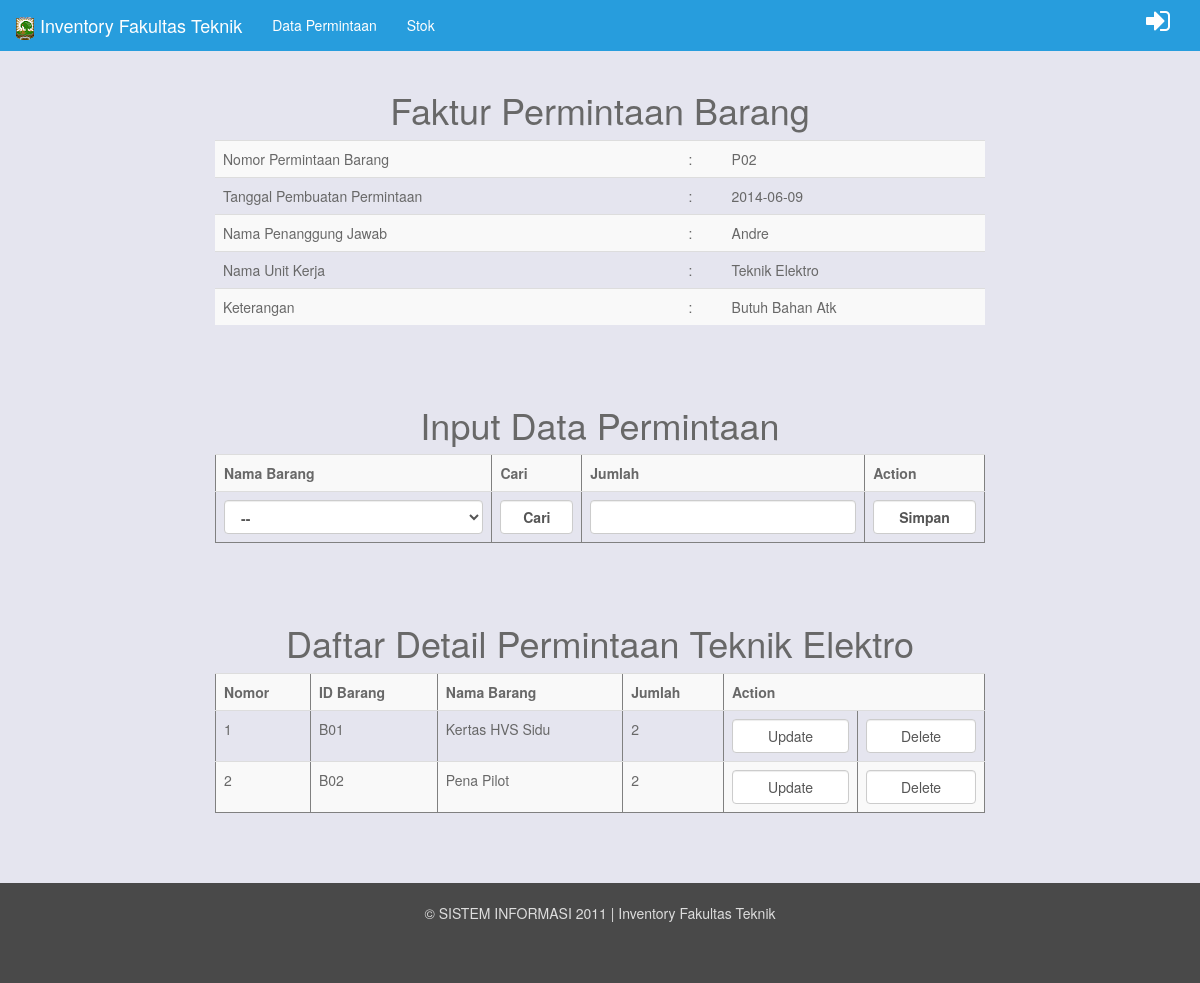
/permintaan_barang/detail_permintaan/detail_permintaan.php?no_permintaan_barang=P02 (signed in), run on the app's committed database.
### tables this page shows
CREATE TABLE IF NOT EXISTS `permintaan_brg` (
  `no_permintaan_barang` varchar(10) NOT NULL,
  `kode_akun` int(10) NOT NULL,
  `keterangan` varchar(50) NOT NULL,
  `tanggal_permintaan_barang` date NOT NULL,
  PRIMARY KEY (`no_permintaan_barang`),
  KEY `user_permintaan_brg_fk` (`kode_akun`)
);

CREATE TABLE IF NOT EXISTS `user` (
  `kode_akun` int(10) NOT NULL AUTO_INCREMENT,
  `username` varchar(15) NOT NULL,
  `id_unit_kerja` varchar(10) NOT NULL,
  `password` varchar(10) NOT NULL,
  `nama_penanggungjawab` varchar(25) NOT NULL,
  `role` varchar(10) NOT NULL DEFAULT 'user',
  PRIMARY KEY (`kode_akun`),
  UNIQUE KEY `username` (`username`),
  KEY `unit_kerja_user_fk` (`id_unit_kerja`)
);

CREATE TABLE IF NOT EXISTS `unit_kerja` (
  `id_unit_kerja` varchar(10) NOT NULL,
  `unit_kerja` varchar(30) NOT NULL,
  PRIMARY KEY (`id_unit_kerja`)
);

CREATE TABLE IF NOT EXISTS `detail_permintaan` (
  `id_detail_permintaan` int(10) NOT NULL AUTO_INCREMENT,
  `no_permintaan_barang` varchar(10) NOT NULL,
  `jumlah` int(11) NOT NULL,
  `id_brg` varchar(20) NOT NULL,
  PRIMARY KEY (`id_detail_permintaan`),
  KEY `permintaan_brg_detail_permintaan_fk` (`no_permintaan_barang`),
  KEY `barang_detail_permintaan_fk` (`id_brg`)
);

CREATE TABLE IF NOT EXISTS `barang` (
  `id_brg` varchar(20) NOT NULL,
  `barcode` varchar(30) DEFAULT NULL,
  `id_jenis_barang` varchar(10) NOT NULL,
  `satuan` varchar(10) NOT NULL,
  `nama_barang` varchar(30) NOT NULL,
  PRIMARY KEY (`id_brg`),
  UNIQUE KEY `barcode` (`barcode`),
  KEY `jenis_barang_barang_fk` (`id_jenis_barang`)
);

### database.php (called while the page is built)
<?php
class Database extends PDO {
    protected $dsn = 'mysql:dbhost=localhost;dbname=inventory_ft';
    protected $user = 'root';
    protected $password = '';
    public function __construct(){
        try{
            $this->dbh = new PDO($this->dsn,$this->user,$this->password);
        }
        catch(PDOException $e){
        }
    }
}
?>

### queryumum.php (called while the page is built)
<?php
require 'database.php';
class Queryumum extends Database {
    public function Que($que){
        $this->statement = $this->dbh->prepare($que);
        $this->statement->execute();
        return $this->statement->fetchAll();
    }
}
?>

### permintaan_barang/detail_permintaan/detail_permintaan.php (the view, shortened to what this page needs)
<?php
require( 'querydetailpermintaan.php' );
$no_permintaan_barang = isset($_GET['no_permintaan_barang']) ? $_GET['no_permintaan_barang'] : '';
$id_brg = isset($_GET['id_brg']) ? $_GET['id_brg'] : '';
$nama_barang = isset($_GET['nama_barang']) ? $_GET['nama_barang'] : '';
$que = 'select * from permintaan_brg, user, unit_kerja where user.id_unit_kerja = unit_kerja.id_unit_kerja and permintaan_brg.kode_akun = user.kode_akun and no_permintaan_barang = "'.$no_permintaan_barang.'"';
foreach($masukdetailpermintaan->Que($que) as $value){
    $unit_kerja = $value['unit_kerja'];
	$nama_penanggungjawab = $value['nama_penanggungjawab'];
	$keterangan = $value['keterangan'];
	$tanggal_permintaan_barang = $value['tanggal_permintaan_barang'];
}
?>
<h1>Faktur Permintaan Barang</h1>
  <table style="border-collapse:collapse;text-align:left;" class="table table-striped">
    <tr>
      <td>Nomor Permintaan Barang</td>
      <td>:</td>
      <td><?php echo $no_permintaan_barang; ?></td>
    </tr>
    <tr>
      <td>Tanggal Pembuatan Permintaan</td>
      <td>:</td>
      <td><?php echo $tanggal_permintaan_barang; ?></td>
    </tr>
    <tr>
      <td>Nama Penanggung Jawab</td>
      <td>:</td>
      <td>
		<?php echo $nama_penanggungjawab; ?>
	  </td>
    </tr>
    <tr>
      <td>Nama Unit Kerja</td>
      <td>:</td>
      <td>
	  <?php echo $unit_kerja; ?>
	  </td>
    </tr>
    <tr>
      <td>Keterangan</td>
      <td>:</td>
      <td>
	  <?php echo $keterangan; ?>
	  </td>
    </tr>
 </table>
<br>
<br>
<h1>Input Data Permintaan</h1>
<form action="insertdetailpermintaan.php" enctype="multipart/form-data" method="post" >
<table border="1" style="border-collapse:collapse;text-align:left;" class="table table-striped">
  <tr>
    <th>Nama Barang</th>
	<th>Cari</th>
    <th>Jumlah</th>
	<th>Action</th>
  </tr>
  <tr>
    <th>
	<select name="id_barang" class="form-control">
			<option value="<?php echo $id_brg; ?>"><?php echo $id_brg; echo " -- "; echo $nama_barang; ?></option>
    </select>
	</th>
	<th>
		<a href="cari_barang.php?no_permintaan_barang=<?php echo $no_permintaan_barang; ?>" ><input type="button" class="form-control" value="Cari" name="kirim" /></a></th>
    <th><input type="text" class="form-control" name="jumlah" required pattern="[0-9]{1,30}" /></th>
	<th><input type="submit" class="form-control" value="Simpan" name="kirim" /><input  type="hidden" value="<?php echo $no_permintaan_barang; ?>" name="no_permintaan_barang" required/></th>
  </tr>
</table>
 </form>
<br>
<br>
<h1>Daftar Detail Permintaan <?php echo $unit_kerja; ?></h1>
<table border="1" style="border-collapse:collapse;text-align:left;" class="table table-striped">
  <tr>
	<th>Nomor</th>
    <th>ID Barang</th>
	<th>Nama Barang</th>
    <th>Jumlah</th>
    <th colspan="2" align="middle">Action</th>
  </tr>
  <?php
	$n=1;
 	$que = "select * from detail_permintaan,barang where barang.id_brg=detail_permintaan.id_brg and detail_permintaan.no_permintaan_barang='".$no_permintaan_barang."'";
	foreach($masukdetailpermintaan->Que($que) as $value){
  ?>
  <tr>
	<td><?php echo $n; ?></td>
    <td><?php echo $value['id_brg']; ?></td>
	<td><?php echo $value['nama_barang']; ?></td>
    <td><?php echo $value['jumlah']; ?></td>
    <td><a onclick="return update()" href="updatedetailpermintaan.php?id_detail_permintaan=<?php echo $value['id_detail_permintaan']; ?>&no_permintaan_barang=<?php echo $no_permintaan_barang; ?>"><input type="button" class="form-control" value="Update"></a></td>
    <td><a onclick="return hapus()" href="deletedetailpermintaan.php?id_detail_permintaan=<?php echo $value['id_detail_permintaan']; ?>&no_permintaan_barang=<?php echo $no_permintaan_barang; ?>"><input type="button" class="form-control" value="Delete"></a></td>
  </tr>
  <?php $n++;}  ?>
</table>

### permintaan_barang/detail_permintaan/css/styles.css (style rules this page uses)
html,body { height:100%; background:center no-repeat fixed url('/assets/example/bg_suburb.jpg'); }
footer { background-color:#494949; color:#ddd; min-height:100px; padding-top:20px; padding-bottom:40px; }

### data on the page
permintaan_brg: tanggal_permintaan_barang "2014-06-09", kode_akun.nama_penanggungjawab "Andre", unit_kerja.unit_kerja "Teknik Elektro", keterangan "Butuh Bahan Atk"
detail_permintaan: id_brg.id_brg "B01", id_brg.nama_barang "Kertas HVS Sidu", jumlah "2"
detail_permintaan: id_brg.id_brg "B02", id_brg.nama_barang "Pena Pilot", jumlah "2"

### other printed values
$no_permintaan_barang "P02"
